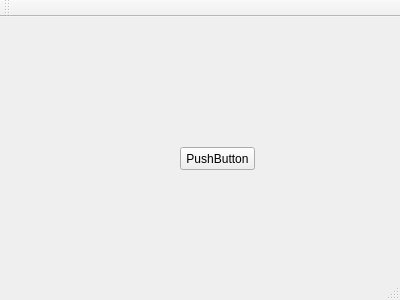
<?xml version="1.0" encoding="UTF-8"?>
<ui version="4.0">
 <class>MainWindow</class>
 <widget class="QMainWindow" name="MainWindow">
  <property name="geometry">
   <rect>
    <x>0</x>
    <y>0</y>
    <width>400</width>
    <height>300</height>
   </rect>
  </property>
  <property name="windowTitle">
   <string>MainWindow</string>
  </property>
  <widget class="QWidget" name="centralWidget">
   <widget class="QPushButton" name="pushButton">
    <property name="geometry">
     <rect>
      <x>180</x>
      <y>130</y>
      <width>75</width>
      <height>23</height>
     </rect>
    </property>
    <property name="text">
     <string>PushButton</string>
    </property>
   </widget>
  </widget>
  <widget class="QMenuBar" name="menuBar">
   <property name="geometry">
    <rect>
     <x>0</x>
     <y>0</y>
     <width>400</width>
     <height>23</height>
    </rect>
   </property>
  </widget>
  <widget class="QToolBar" name="mainToolBar">
   <attribute name="toolBarArea">
    <enum>TopToolBarArea</enum>
   </attribute>
   <attribute name="toolBarBreak">
    <bool>false</bool>
   </attribute>
  </widget>
  <widget class="QStatusBar" name="statusBar"/>
 </widget>
 <layoutdefault spacing="6" margin="11"/>
 <resources/>
 <connections/>
</ui>
